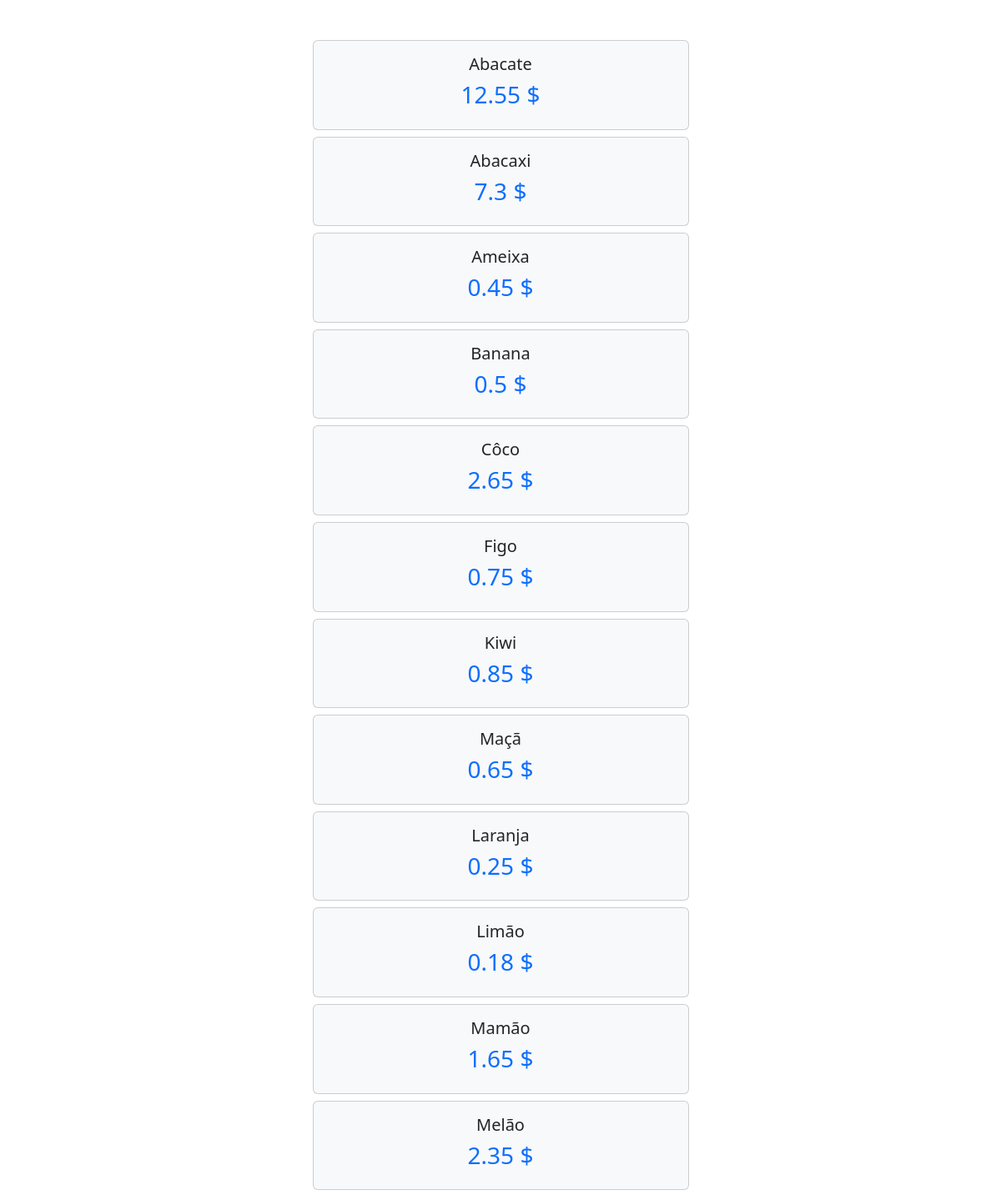
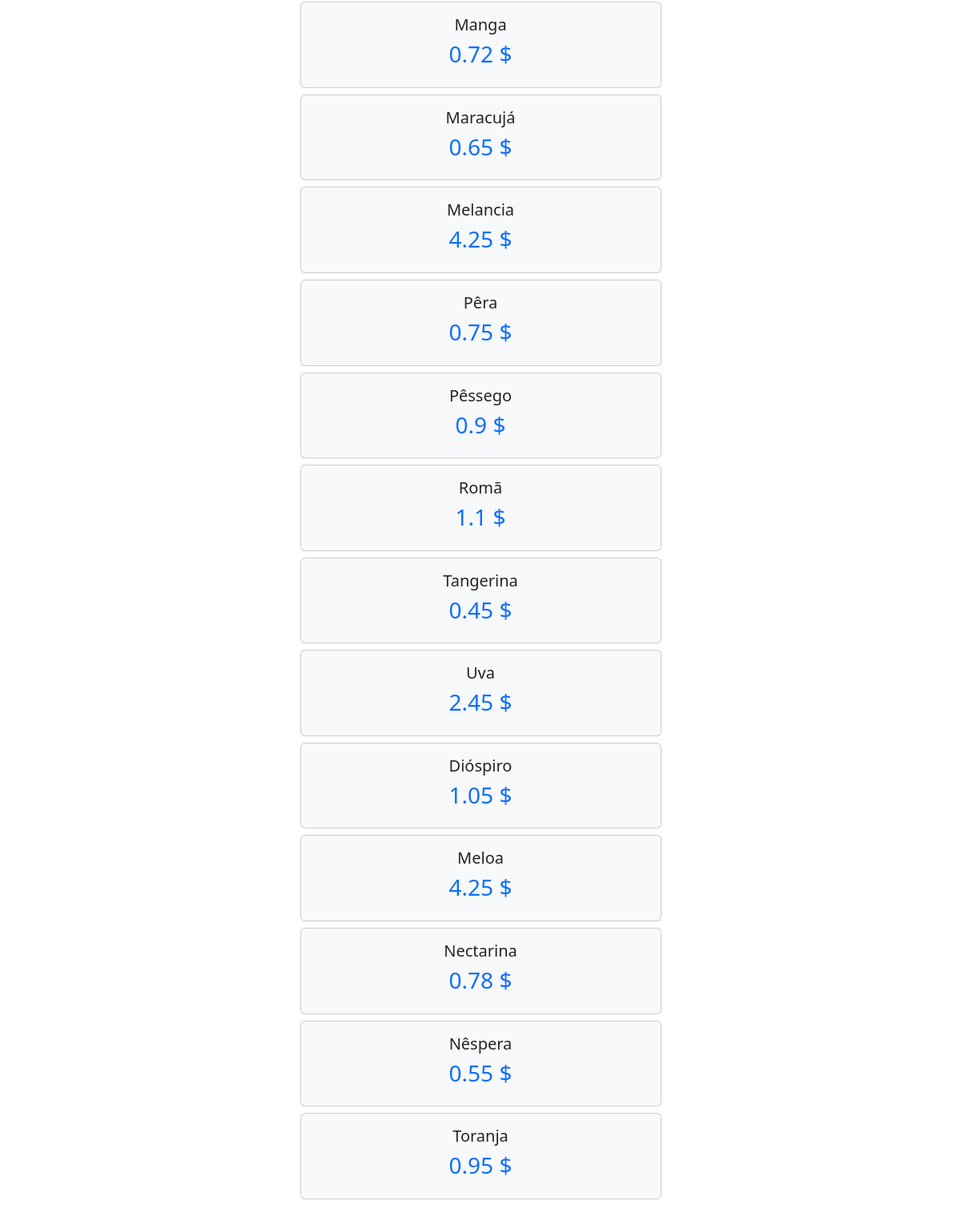
Page /aula_007/index_2.php on the committed database (2 pictures, top to bottom).
### tables this page shows
CREATE TABLE IF NOT EXISTS `produtos` (
  `id` int(10) unsigned NOT NULL AUTO_INCREMENT,
  `produto` varchar(50) DEFAULT NULL,
  `preco_unidade` float unsigned DEFAULT NULL,
  PRIMARY KEY (`id`)
);

### aula_007/index_2.php (the view, shortened to what this page needs)
<?php
    $database = 'udemy_loja_online';
    $username = 'user_loja_web';
    $password = 'c2hifo8akeka5iriKOT4X2N2NIG3jE';
    $ligacao = new PDO("mysql:host=localhost;dbname=$database;charset=utf8", $username, $password);
    $resultados = $ligacao->query("SELECT * FROM produtos")->fetchAll(PDO::FETCH_OBJ);
?>
<!DOCTYPE html>
<html lang="en">
<head>
    <link rel="stylesheet" href="bootstrap.min.css">
</head>
<body>
    <div class="container my-5">
        <div class="row justify-content-center">
            <div class="col-5">
                <?php if(count($resultados) == 0):?>
                    <p>Não foram encontrados dados.</p>
                <?php else: ?>
                    <?php foreach($resultados as $produto): ?>
                        <div class="card p-3 mb-2 bg-light text-center">
                            <h5><?= $produto->produto ?></h5>
                            <h3 class="text-primary"><?= $produto->preco_unidade ?> $</h5>
                        </div>
                    <?php endforeach; ?>
                <?php endif; ?>
            </div>
        </div>
    </div>
</body>
</html>

### rows in the picture
produtos: produto "Abacate", preco_unidade "12.55"
produtos: produto "Abacaxi", preco_unidade "7.3"
produtos: produto "Ameixa", preco_unidade "0.45"
produtos: produto "Banana", preco_unidade "0.5"
produtos: produto "Côco", preco_unidade "2.65"
produtos: produto "Figo", preco_unidade "0.75"
produtos: produto "Kiwi", preco_unidade "0.85"
produtos: produto "Maçã", preco_unidade "0.65"
produtos: produto "Laranja", preco_unidade "0.25"
produtos: produto "Limão", preco_unidade "0.18"
produtos: produto "Mamão", preco_unidade "1.65"
produtos: produto "Melão", preco_unidade "2.35"
produtos: produto "Manga", preco_unidade "0.72"
produtos: produto "Maracujá", preco_unidade "0.65"
produtos: produto "Melancia", preco_unidade "4.25"
produtos: produto "Pêra", preco_unidade "0.75"
produtos: produto "Pêssego", preco_unidade "0.9"
produtos: produto "Romã", preco_unidade "1.1"
produtos: produto "Tangerina", preco_unidade "0.45"
produtos: produto "Uva", preco_unidade "2.45"
produtos: produto "Dióspiro", preco_unidade "1.05"
produtos: produto "Meloa", preco_unidade "4.25"
produtos: produto "Nectarina", preco_unidade "0.78"
produtos: produto "Nêspera", preco_unidade "0.55"
produtos: produto "Toranja", preco_unidade "0.95"
